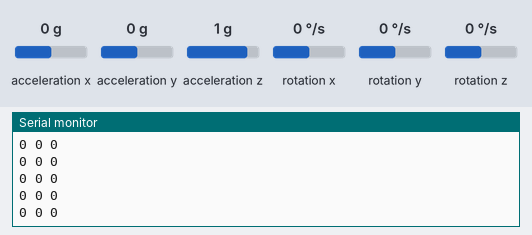
Recording of a sketch running on a simulated Arduino Uno, built with avr-gcc and run on an emulated ATmega328P. On the bench: the last lines printed to the serial monitor. The inputs (shaded band) are chosen by the test bench; at power-on: rotation x 0 °/s, rotation y 0 °/s, rotation z 0 °/s, acceleration x 0 g, acceleration y 0 g, acceleration z 1 g.

Above: at 1.2 s.
1.3 s: rotation x set to 100 °/s
At 2.1 s:
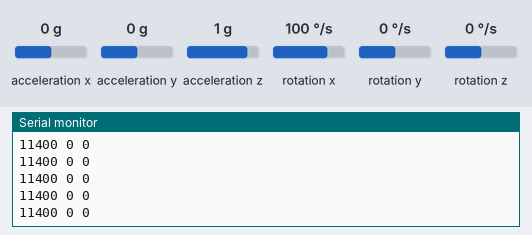
4.3 s: rotation y set to -192 °/s
At 5.4 s:
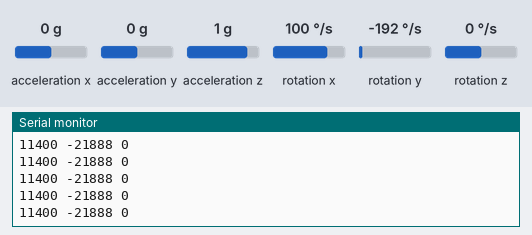
7.3 s: rotation z set to -192 °/s
At 8.4 s:
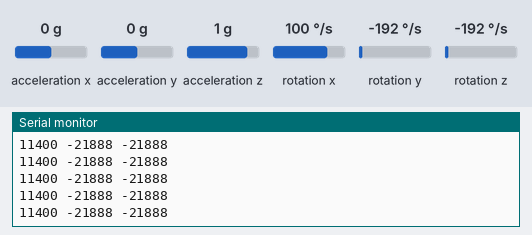

Measured:
- after the input at 1.3 s, the serial monitor: prints a new line at once (image 1)
- after the input at 4.3 s, the serial monitor: prints a new line at once (image 2)
- after the input at 7.3 s, the serial monitor: prints a new line after 0.07 s (image 3)

The sketch:

A_arduinothing_accelerometer.ino
```cpp
// https://www.adafruit.com/product/3387
// these are libraries needed for the accelerometer:
// hook SCL to A4
// hook SDA to A5
#include <Wire.h>
#include <L3G.h>

L3G gyro; // this is an object that represents the chip

void setup() {
  // put your setup code here, to run once:

  // turn on the USB serial connection at 9600 baud:
  Serial.begin(9600);
  Wire.begin(); // starts the SCL/SDA system

  if (!gyro.init())
  {
    Serial.println("Failed to autodetect gyro type!");
    while (1);
  }

  gyro.enableDefault(); // ???

}

void loop() {
  // put your main code here, to run repeatedly:
  gyro.read(); // read the accelerometer using I2C

  // put your main code here, to run repeatedly:
  Serial.print((int)gyro.g.x);
  Serial.print(" ");
  Serial.print((int)gyro.g.y);
  Serial.print(" ");
  Serial.print((int)gyro.g.z);
  Serial.println();

  delay(10); // this is the speed
}
```
